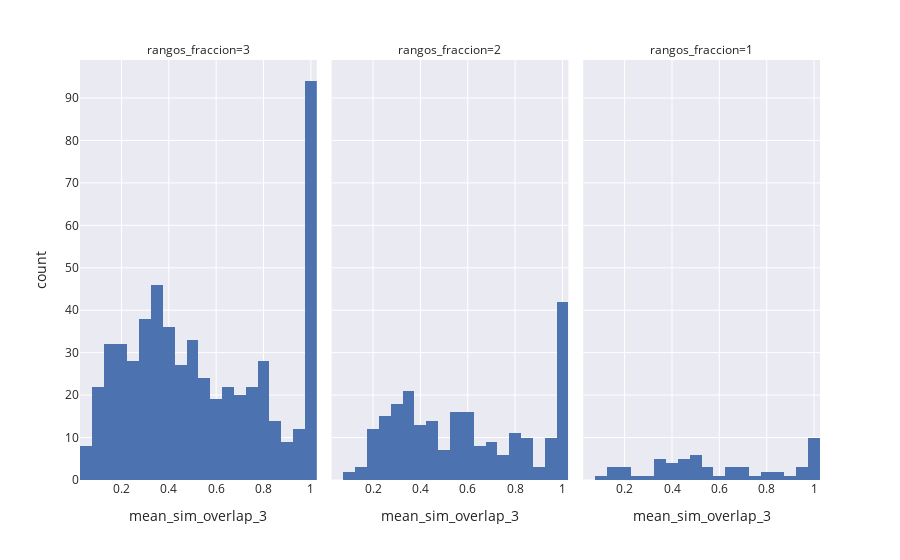

The cell this chart's notebook holds for it:
### Code cell
fig = px.histogram(infomap_data, x="mean_sim_overlap_3", facet_col="rangos_fraccion")
fig.show()

### Figure 1 — Plotly figure (JSON) as saved in the notebook; plotly's stock layout.template omitted (floating-point values rounded to 4 significant figures; data arrays with more than 128 entries replaced by an {"elided": "..."} marker saying what was removed)
{"data": [{"alignmentgroup": "True", "bingroup": "x", "hovertemplate": "rangos_fraccion=3<br>mean_sim_overlap_3=%{x}<br>count=%{y}<extra></extra>", "legendgroup": "", "marker": {"color": "rgb(76,114,176)", "pattern": {"shape": ""}}, "name": "", "offsetgroup": "", "orientation": "v", "showlegend": false, "type": "histogram", "x": {"elided": "566 float values"}, "xaxis": "x", "yaxis": "y"}, {"alignmentgroup": "True", "bingroup": "x", "hovertemplate": "rangos_fraccion=2<br>mean_sim_overlap_3=%{x}<br>count=%{y}<extra></extra>", "legendgroup": "", "marker": {"color": "rgb(76,114,176)", "pattern": {"shape": ""}}, "name": "", "offsetgroup": "", "orientation": "v", "showlegend": false, "type": "histogram", "x": {"elided": "236 float values"}, "xaxis": "x2", "yaxis": "y2"}, {"alignmentgroup": "True", "bingroup": "x", "hovertemplate": "rangos_fraccion=1<br>mean_sim_overlap_3=%{x}<br>count=%{y}<extra></extra>", "legendgroup": "", "marker": {"color": "rgb(76,114,176)", "pattern": {"shape": ""}}, "name": "", "offsetgroup": "", "orientation": "v", "showlegend": false, "type": "histogram", "x": [0.22, 0.72, 0.48, 0.1, 0.64, 0.42, 0.17, 0.47, 0.82, 0.59, 0.86, 0.9, 0.54, 0.5, 0.52, 0.68, 0.56, 0.65, 0.52, 0.24, 0.21, 0.46, 0.52, 0.19, 0.33, 0.4, 1, 0.84, 0.44, 0.35, 0.42, 0.43, 0.77, 1, 1, 0.37, 0.33, 1, 0.5, 0.95, 0.42, 0.31, 0.16, 0.43, 0.56, 0.34, 0.81, 1, 0.66, 0.16, 0.98, 1, 1, 0.7, 1, 0.95, 1, 0.97], "xaxis": "x3", "yaxis": "y3"}], "layout": {"annotations": [{"font": {}, "showarrow": false, "text": "rangos_fraccion=3", "x": 0.16, "xanchor": "center", "xref": "paper", "y": 1, "yanchor": "bottom", "yref": "paper"}, {"font": {}, "showarrow": false, "text": "rangos_fraccion=2", "x": 0.5, "xanchor": "center", "xref": "paper", "y": 1, "yanchor": "bottom", "yref": "paper"}, {"font": {}, "showarrow": false, "text": "rangos_fraccion=1", "x": 0.84, "xanchor": "center", "xref": "paper", "y": 1, "yanchor": "bottom", "yref": "paper"}], "barmode": "relative", "legend": {"tracegroupgap": 0}, "margin": {"t": 60}, "xaxis": {"anchor": "y", "domain": [0, 0.32], "title": {"text": "mean_sim_overlap_3"}}, "xaxis2": {"anchor": "y2", "domain": [0.34, 0.66], "matches": "x", "title": {"text": "mean_sim_overlap_3"}}, "xaxis3": {"anchor": "y3", "domain": [0.68, 1.0], "matches": "x", "title": {"text": "mean_sim_overlap_3"}}, "yaxis": {"anchor": "x", "domain": [0, 1], "title": {"text": "count"}}, "yaxis2": {"anchor": "x2", "domain": [0, 1], "matches": "y", "showticklabels": false}, "yaxis3": {"anchor": "x3", "domain": [0, 1], "matches": "y", "showticklabels": false}}}
